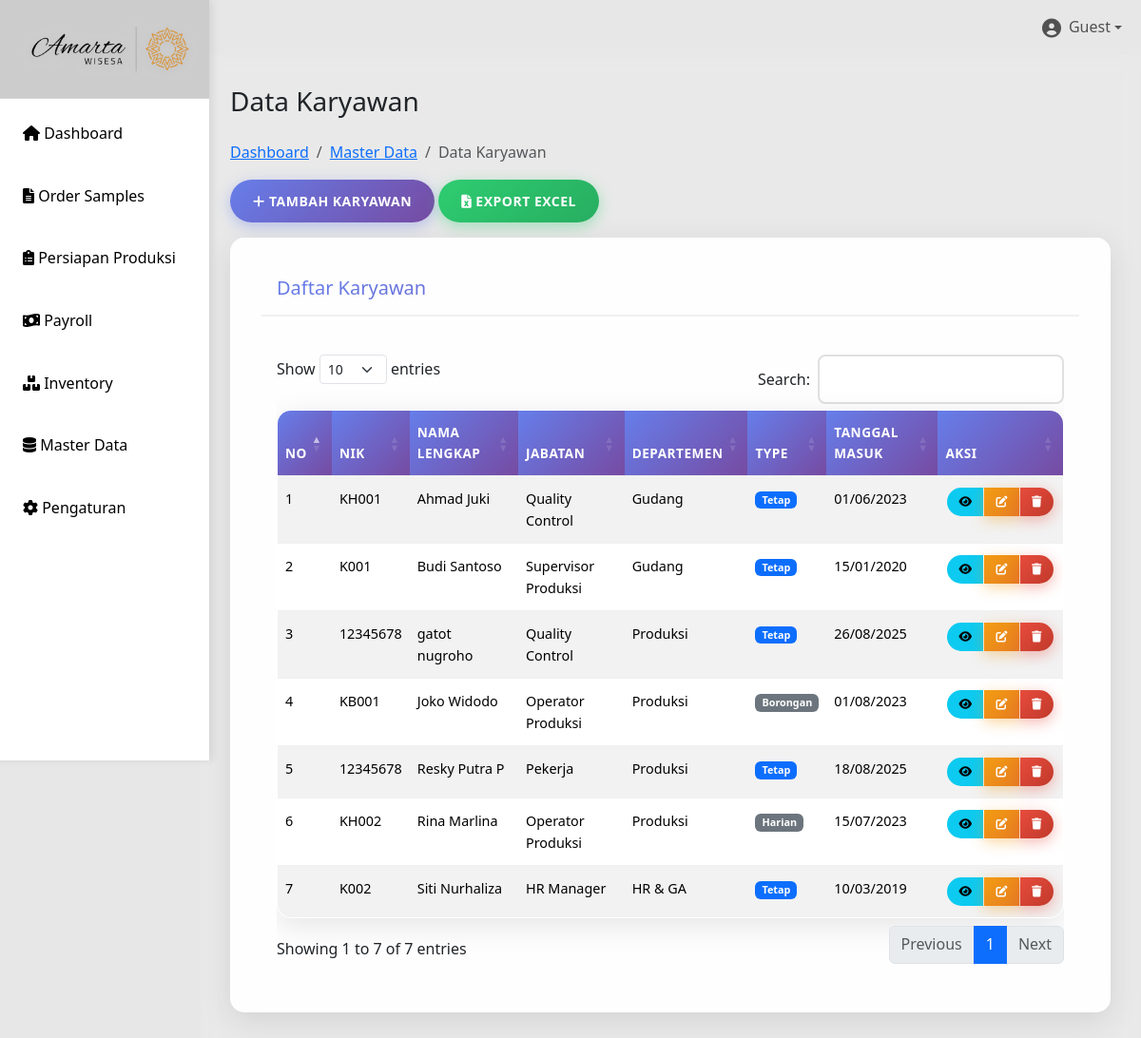
/data-karyawan.php, run on the app's committed database.
### tables this page shows
CREATE TABLE `karyawan` (
  `id` int(11) UNSIGNED NOT NULL,
  `nik` varchar(200) NOT NULL,
  `nama_lengkap` varchar(100) NOT NULL,
  `jenis_kelamin` enum('L','P') NOT NULL,
  `tempat_lahir` varchar(50) DEFAULT NULL,
  `tanggal_lahir` date DEFAULT NULL,
  `alamat` text DEFAULT NULL,
  `no_telepon` varchar(20) DEFAULT NULL,
  `email` varchar(100) DEFAULT NULL,
  `type_karyawan` enum('tetap','harian','borongan') NOT NULL,
  `status_karyawan` enum('aktif','nonaktif','cuti','keluar') DEFAULT 'aktif',
  `tanggal_masuk` date NOT NULL,
  `tanggal_keluar` date DEFAULT NULL,
  `id_jabatan` int(11) DEFAULT NULL,
  `id_departemen` int(11) DEFAULT NULL,
  `foto` varchar(255) DEFAULT NULL,
  `created_at` timestamp NOT NULL DEFAULT current_timestamp(),
  `updated_at` timestamp NOT NULL DEFAULT current_timestamp() ON UPDATE current_timestamp()
);

CREATE TABLE `jabatan` (
  `id` int(11) NOT NULL,
  `nama_jabatan` varchar(100) NOT NULL,
  `deskripsi` text DEFAULT NULL,
  `created_at` timestamp NOT NULL DEFAULT current_timestamp(),
  `updated_at` timestamp NOT NULL DEFAULT current_timestamp() ON UPDATE current_timestamp()
);

CREATE TABLE `departemen` (
  `id` int(11) NOT NULL,
  `nama_departemen` varchar(100) NOT NULL,
  `deskripsi` text DEFAULT NULL,
  `created_at` timestamp NOT NULL DEFAULT current_timestamp(),
  `updated_at` timestamp NOT NULL DEFAULT current_timestamp() ON UPDATE current_timestamp()
);

### data-karyawan.php (the view, shortened to what this page needs)
<?php
include 'config/db.php';
include 'includes/header.php';
$sql = "SELECT k.*, j.nama_jabatan, d.nama_departemen
        FROM karyawan k
        LEFT JOIN jabatan j ON k.id_jabatan = j.id
        LEFT JOIN departemen d ON k.id_departemen = d.id
        ORDER BY k.nama_lengkap";
$result = mysqli_query($conn, $sql);
$karyawanList = mysqli_fetch_all($result, MYSQLI_ASSOC);
?>
<div class="main-content">
    <div class="row">
        <div class="col-12">
            <h1 class="h3 mb-4">Data Karyawan</h1>
            <nav aria-label="breadcrumb">
                <ol class="breadcrumb">
                    <li class="breadcrumb-item"><a href="index.php">Dashboard</a></li>
                    <li class="breadcrumb-item"><a href="master-data.php">Master Data</a></li>
                    <li class="breadcrumb-item active">Data Karyawan</li>
                </ol>
            </nav>
            <div class="mb-3">
                <button type="button" class="btn btn-primary" data-bs-toggle="modal" data-bs-target="#tambahKaryawanModal">
                    <i class="fas fa-plus"></i> Tambah Karyawan
                </button>
                <button type="button" class="btn btn-success">
                    <i class="fas fa-file-excel"></i> Export Excel
                </button>
            </div>
            <div class="card">
                <div class="card-header">
                    <h5 class="card-title mb-0">Daftar Karyawan</h5>
                </div>
                <div class="card-body">
                    <div class="table-responsive">
                        <table id="tabelKaryawan" class="table table-striped table-hover" id="tabelKaryawan">
                            <thead>
                                <tr>
                                    <th>No</th>
                                    <th>NIK</th>
                                    <th>Nama Lengkap</th>
                                    <th>Jabatan</th>
                                    <th>Departemen</th>
                                    <th>Type</th>
                                    <th>Tanggal Masuk</th>
                                    <th>Aksi</th>
                                </tr>
                            </thead>
                            <tbody>
                                <?php $no = 1; foreach ($karyawanList as $karyawan): ?>
                                <tr>
                                    <td><?= $no++; ?></td>
                                    <td><?= htmlspecialchars($karyawan['nik']); ?></td>
                                    <td><?= htmlspecialchars($karyawan['nama_lengkap']); ?></td>
                                    <td><?= htmlspecialchars($karyawan['nama_jabatan']); ?></td>
                                    <td><?= htmlspecialchars($karyawan['nama_departemen']); ?></td>
                                    <td>
                                        <span class="badge bg-<?= $karyawan['type_karyawan'] == 'tetap' ? 'primary' : 'secondary'; ?>">
                                            <?= ucfirst($karyawan['type_karyawan']); ?>
                                        </span>
                                    </td>
                                    <td><?= date('d/m/Y', strtotime($karyawan['tanggal_masuk'])); ?></td>
                                    <td>
                                        <div class="btn-group btn-group-sm" role="group">
                                            <a href="detail-karyawan.php?id=<?= $karyawan['id']; ?>" class="btn btn-sm btn-info">
                                                <i class="fas fa-eye"></i>
                                            </a>
                                            <a href="edit-karyawan.php?id=<?= $karyawan['id']; ?>" class="btn btn-sm btn-warning">
                                                <i class="fas fa-edit"></i>
                                            </a>
                                            <button type="button" class="btn btn-sm btn-danger" onclick="hapusKaryawan(<?= $karyawan['id']; ?>)">
                                                <i class="fas fa-trash"></i>
                                            </button>
                                        </div>
                                    </td>
                                </tr>
                                <?php endforeach; ?>
                            </tbody>
                        </table>
                    </div>
                </div>
            </div>
        </div>
    </div>
</div>
<?php
include 'includes/footer.php';
?>

### css/style.css (style rules this page uses)
* { margin: 0; padding: 0; box-sizing: border-box; }
body { font-family: 'Segoe UI', Tahoma, Geneva, Verdana, sans-serif; background: #e7e7e7ff; min-height: 100vh; line-height: 1.6; }
.main-content { margin-left: 210px; padding: 2rem; background: rgba(255,255,255,0.1); backdrop-filter: blur(10px); min-height: 100vh; }
.card { background: rgba(255,255,255,0.95); border-radius: 15px; padding: 2rem; margin-bottom: 1.5rem; box-shadow: 0 8px 32px rgba(0,0,0,0.1); backdrop-filter: blur(10px); border: 1px solid rgba(255,255,255,0.2); transition: transform 0.3s ease, box-shadow 0.3s ease; }
.card-header { border-bottom: 2px solid #f0f0f0; padding-bottom: 1rem; margin-bottom: 1.5rem; background: linear-gradient(135deg, #667eea, #764ba2); -webkit-background-clip: text; -webkit-text-fill-color: transparent; background-clip: text; }
.table { width: 100%; border-collapse: separate; border-spacing: 0; background: white; border-radius: 15px; overflow: hidden; box-shadow: 0 8px 32px rgba(0,0,0,0.1); border: 1px solid rgba(255,255,255,0.2); }
.table th, .table td { padding: 12px 8px; text-align: left; border-bottom: 1px solid #f0f0f0; font-size: 0.9rem; }
.table th { background: linear-gradient(135deg, #667eea, #764ba2); color: white; font-weight: 600; text-transform: uppercase; letter-spacing: 0.5px; font-size: 0.85rem; }
.table tr { transition: all 0.3s ease; }
.table tr:last-child td { border-bottom: none; }
.table .btn { padding: 6px 12px; font-size: 12px; border-radius: 20px; margin: 0 2px; }
.table .btn i { font-size: 12px; }
.btn { padding: 12px 24px; border: none; border-radius: 25px; cursor: pointer; text-decoration: none; display: inline-block; font-size: 14px; font-weight: 600; text-transform: uppercase; letter-spacing: 0.5px; transition: all 0.3s ease; position: relative; overflow: hidden; }
.btn::before { content: ''; position: absolute; top: 50%; left: 50%; width: 0; height: 0; background: rgba(255,255,255,0.2); border-radius: 50%; transform: translate(-50%, -50%); transition: width 0.6s, height 0.6s; }
.btn-primary { background: linear-gradient(135deg, #667eea, #764ba2); color: white; box-shadow: 0 4px 15px rgba(102,126,234,0.4); }
.btn-success { background: linear-gradient(135deg, #2ecc71, #27ae60); color: white; box-shadow: 0 4px 15px rgba(46,204,113,0.4); }
.btn-danger { background: linear-gradient(135deg, #e74c3c, #c0392b); color: white; box-shadow: 0 4px 15px rgba(231,76,60,0.4); }
.btn-warning { background: linear-gradient(135deg, #f39c12, #e67e22); color: white; box-shadow: 0 4px 15px rgba(243,156,18,0.4); }
.mb-3 { margin-bottom: 1.5rem; }
.card { animation: fadeInUp 0.6s ease-out; }

### data on the page
karyawan: nik "KH001", nama_lengkap "Ahmad Juki", id_jabatan.nama_jabatan "Quality Control", id_departemen.nama_departemen "Gudang", type_karyawan "Tetap", tanggal_masuk "01/06/2023"
karyawan: nik "K001", nama_lengkap "Budi Santoso", id_jabatan.nama_jabatan "Supervisor Produksi", id_departemen.nama_departemen "Gudang", type_karyawan "Tetap", tanggal_masuk "15/01/2020"
karyawan: nik "12345678", nama_lengkap "gatot nugroho", id_jabatan.nama_jabatan "Quality Control", id_departemen.nama_departemen "Produksi", type_karyawan "Tetap", tanggal_masuk "26/08/2025"
karyawan: nik "KB001", nama_lengkap "Joko Widodo", id_jabatan.nama_jabatan "Operator Produksi", id_departemen.nama_departemen "Produksi", type_karyawan "Borongan", tanggal_masuk "01/08/2023"
karyawan: nik "12345678", nama_lengkap "Resky Putra P", id_jabatan.nama_jabatan "Pekerja", id_departemen.nama_departemen "Produksi", type_karyawan "Tetap", tanggal_masuk "18/08/2025"
karyawan: nik "KH002", nama_lengkap "Rina Marlina", id_jabatan.nama_jabatan "Operator Produksi", id_departemen.nama_departemen "Produksi", type_karyawan "Harian", tanggal_masuk "15/07/2023"
karyawan: nik "K002", nama_lengkap "Siti Nurhaliza", id_jabatan.nama_jabatan "HR Manager", id_departemen.nama_departemen "HR & GA", type_karyawan "Tetap", tanggal_masuk "10/03/2019"

### other printed values
$_SESSION['username'] "Guest"
